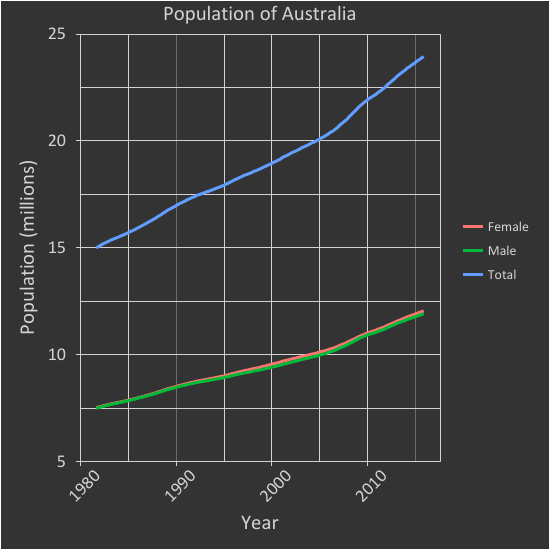

This chart was generated by the following R code:
# Define the filename of the output image
fileName <- "xDate-yValue_Age-All_State-Australia"

# Open the macOS graphics device driver
quartz(fileName, width = 14/2.54, height = 14/2.54, dpi = 72)

# Create the figure using ggplot
ggplot(filter(APdata, Age == "All ages", State == "Australia"),
       aes(x = Date, y = Value/1e6, color = Sex)) + 
  geom_line(lwd = 1, alpha = 1.00) + 
  scale_y_continuous(expand = c(0, 0), limits = c(5, 25),
                     breaks = scales::pretty_breaks(n = 5)) +
  labs(x = "Year", y = "Population (millions)",
       title = "Population of Australia") + 
  theme_bw(base_family = "Calibri") + 
  theme(axis.text = element_text(size = 13),
        axis.text.x = element_text(margin = margin(12, 0, 0, 0), angle = 45),
        axis.text.y = element_text(margin = margin(0, 7, 0, 0)),
        axis.ticks = element_line(colour = "lightgrey", size = 0.25),
        axis.title = element_text(size = 15),
        axis.title.x = element_text(margin = margin(0, 0, 15, 0)), 
        axis.title.y = element_text(margin = margin(0, 10, 0, 15)),
        
        legend.background = element_rect(fill = "#333333", size = 0.5, linetype = "solid"),
        legend.key = element_blank(),
        legend.margin = unit(0.5, "lines"),
        legend.position = "right",
        legend.text = element_text(size = 10), 
        legend.title = element_blank(),
        legend.title.align = 0.5,
        
        panel.background = element_rect(fill = "#333333"),
        panel.border = element_rect(fill = NULL, size = 0.25, color = "lightgrey"),
        panel.margin.x = unit(0.5, "lines"),
        panel.margin.y = unit(0.5, "lines"),
        panel.grid.major = element_line(colour = "lightgrey", size = 0.25),
        panel.grid.minor = element_line(colour = "lightgrey", size = 0.10),
        
        plot.background = element_rect(fill = "#333333"),
        plot.margin = unit(c(0, 0, 0, 0), "mm"),
        plot.title = element_text(size = 15, margin = margin(5, 0, 10, 0)),
        
        strip.text = element_text(size = 10),
        
        text = element_text(color = "lightgrey")
  )

# Save the figure as a pdf using the ggsave function
# cairo_pdf is required since without it the Calibri font won't work
ggsave(paste(fileName, "pdf", sep = "."), device = cairo_pdf)